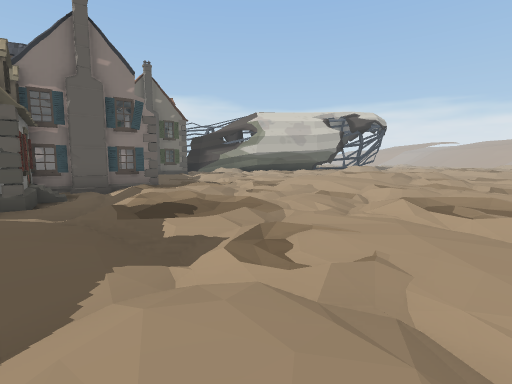
[1] (above)

24 first-person views from a walk through a scene from a Unity 3-D project. The camera is 1.4 m above the floor, tilts 6° down and sees 85° across. The floor is counted in squares, 2 m on a side. Each view is taken from the middle of a square. On the plan, view 1 faces up. The plan holds only what a view shows up to about 9 squares ahead; the rest is blank. The place goes on beyond the plan. Some surface patterns are stand-ins.

[2]
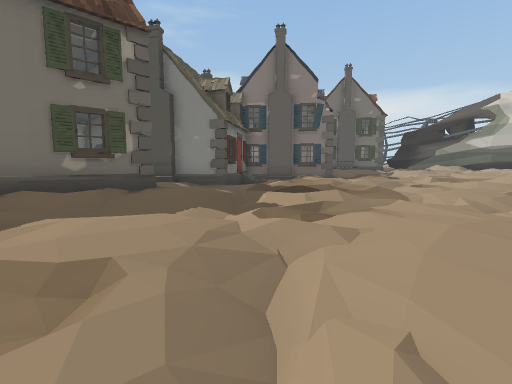

[3]
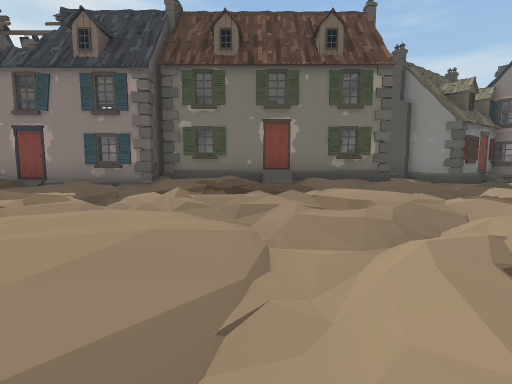

[4]
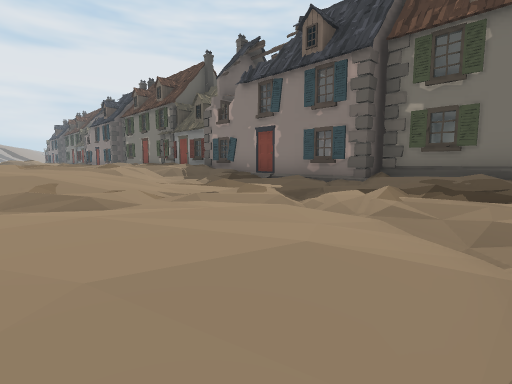

[5]
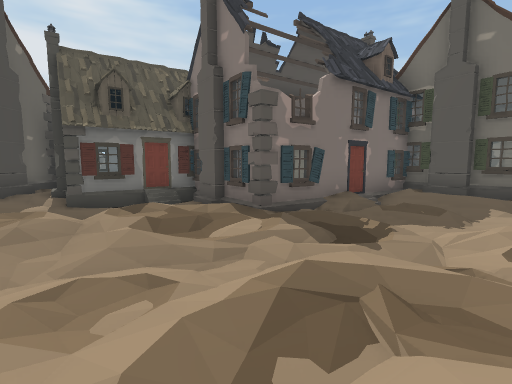

[6]
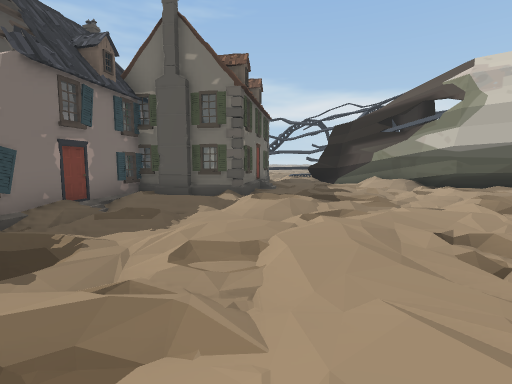

[7]
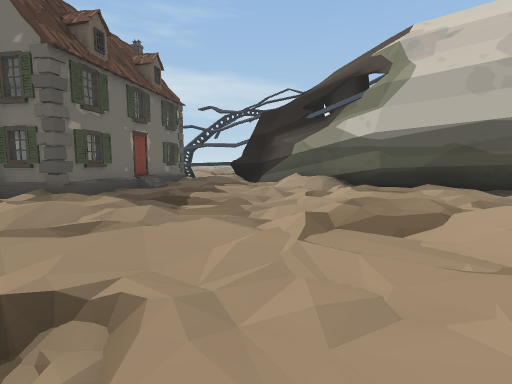

[8]
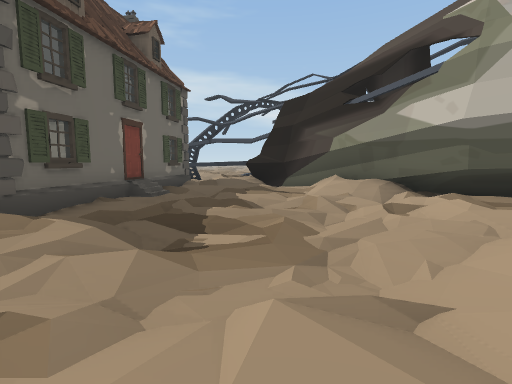

[9]
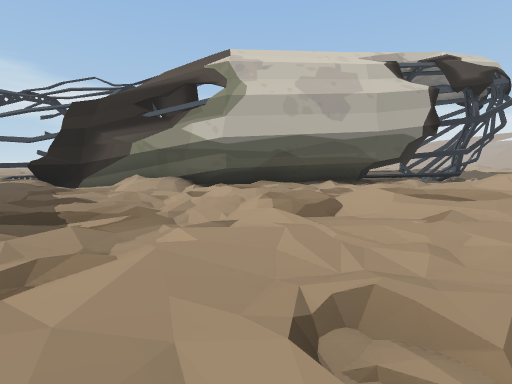

[10]
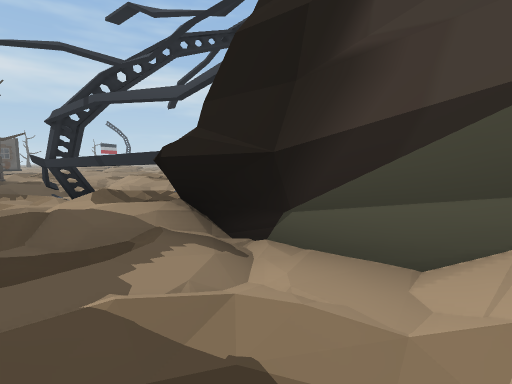

[11]
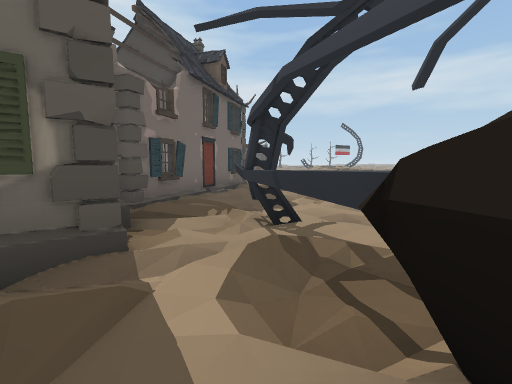

[12]
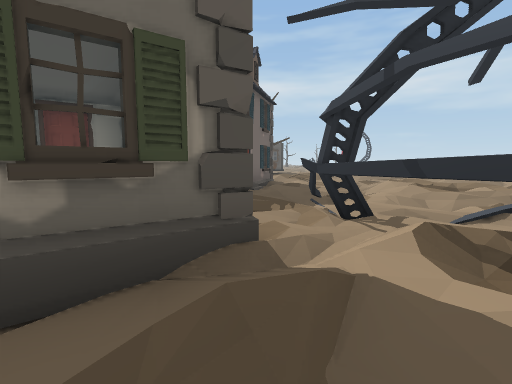

[13]
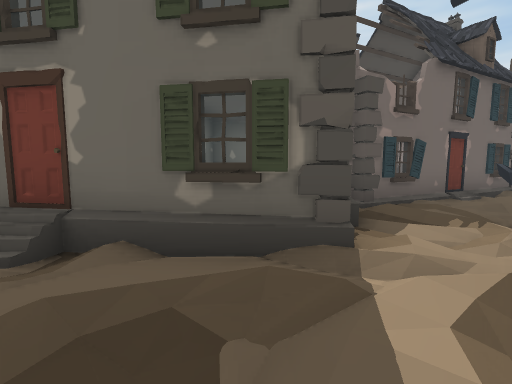

[14]
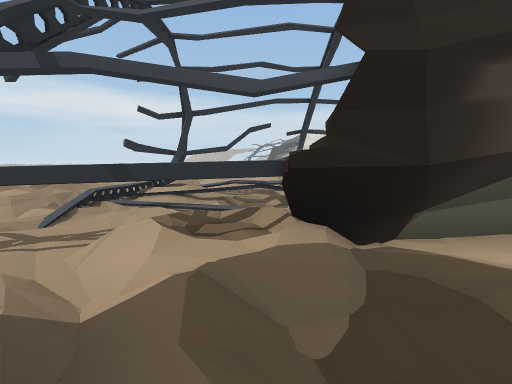

[15]
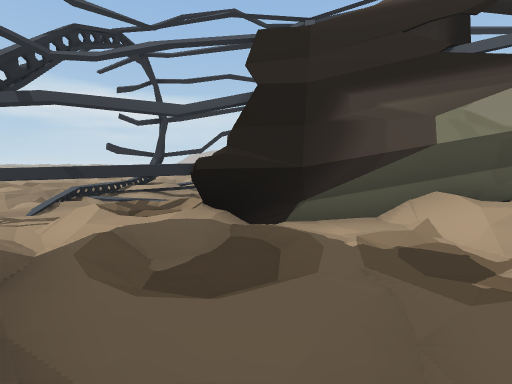

[16]
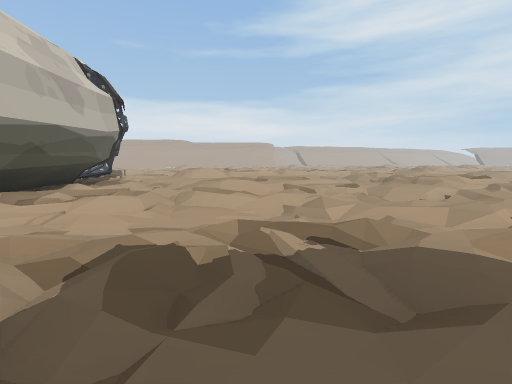

[17]
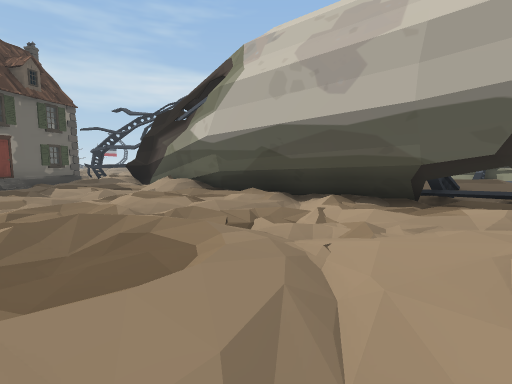

[18]
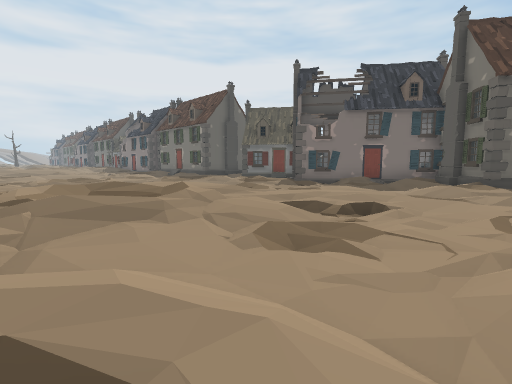

[19]
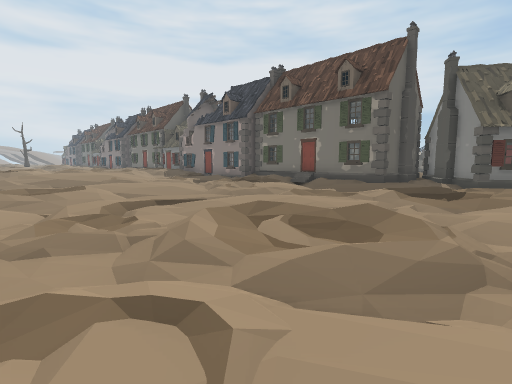

[20]
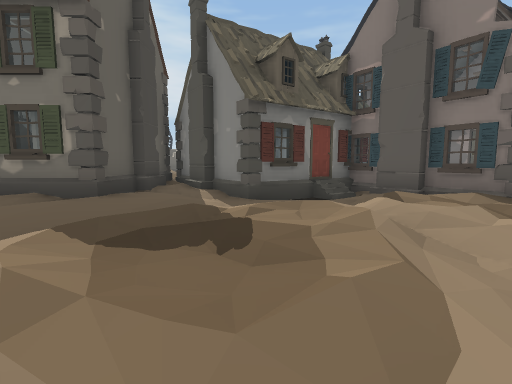

[21]
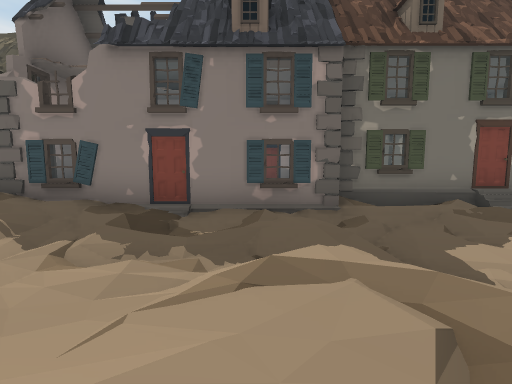

[22]
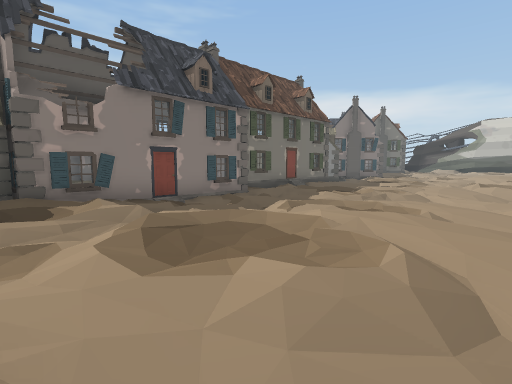

[23]
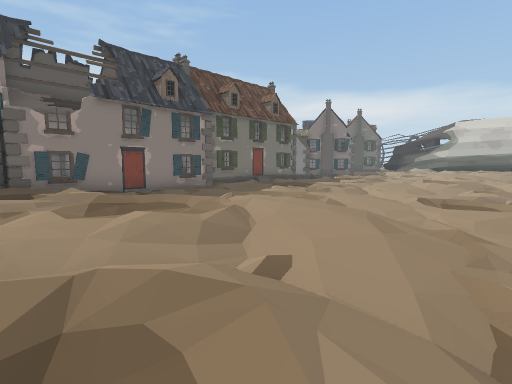

[24]
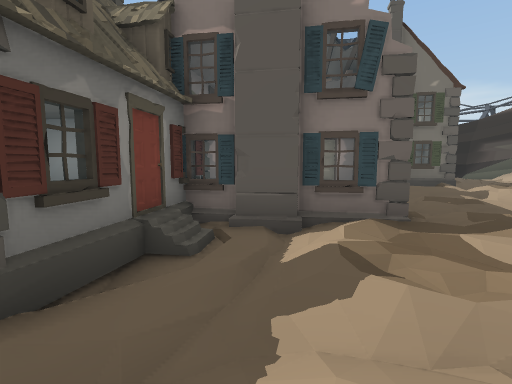

### Floor plan
Key: @ floor where view 1 was taken; # wall or solid block; . main floor; : floor 0.25 m higher than the main floor; - floor 0.25 m lower than the main floor; + floor 0.5 m higher than the main floor; _ floor 0.5 m lower than the main floor; < floor 0.75 m lower than the main floor; / step, stairs or slope; = window, fence, low wall or low ledge; H house.
Columns run from 15 left of view 1 to 6 right of it. Each row starts with its distance up from view 1.
 28        ###          #
 27   /:-.##=##         /
 26   ./..=##/          :
 25   ////=//<          /
 24  ./:///_           :=
 23  .//.___           /##
 22  .-----./#############
 21 ..-/_####/.-///:..-.:.
 20 HHH.-.-.H/..-..::/...:
 19 H  HH# HH.././-/:../:/
 18  HHH  HHHH/.-//-/:+:+.
 17 HHHH  HHH+H.../-..+::.
 16       HHHHHH///-..::..
 15        HH+HH:......../
 14         HH#.//-..-/..:
 13         HH:/--.../:///
 12        H.HH/--.-.:///:
 11         H.H/----.::::/
 10        HHHHH---..++//
  9        HHH:HH../-:::.:
  8         HHH/.-.--/...-
  7         HHH-:.///_/..-
  6       #HHHH-_..-.-_-..
  5         HHHH/./.-///..
  4          HH--/-/.---//
  3         H//..-/-.../__
  2         HHHH..-...-_-_
  1          HHH.-/._-__-_
  0         HHHHH/.@._--/_
 -1         HHHH//.-/_<_/-
 -2         HHHH/./.-.-.-.
 -3         HHHH//.--...--
 -4          HHHH/..-..--_
 -5             H.//.:./__
 -6             H-./.++:./
 -7          H HH.//++++:/
 -8          H##H///:/+::/
 -9          H H#::/+:/://
-10           HHH+:/.:////

Positions as (right, up) in squares from view 1, and headings:
1: (0, 0), facing up
2: (2, 0), facing up-left
3: (4, -1), facing left
4: (3, -1), facing down-left
5: (2, 9), facing left
6: (2, 10), facing up-left
7: (3, 14), facing up-left
8: (1, 15), facing up-left
9: (1, 13), facing up
10: (-3, 20), facing up-left
11: (-5, 21), facing left
12: (-5, 20), facing left
13: (-5, 21), facing down-left
14: (-6, 19), facing up
15: (-5, 18), facing up
16: (-4, 17), facing right
17: (6, 17), facing up-left
18: (6, 16), facing down-left
19: (6, 6), facing down-left
20: (1, 5), facing left
21: (2, -5), facing left
22: (4, -10), facing up-left
23: (6, -10), facing up-left
24: (-2, 5), facing up-left
